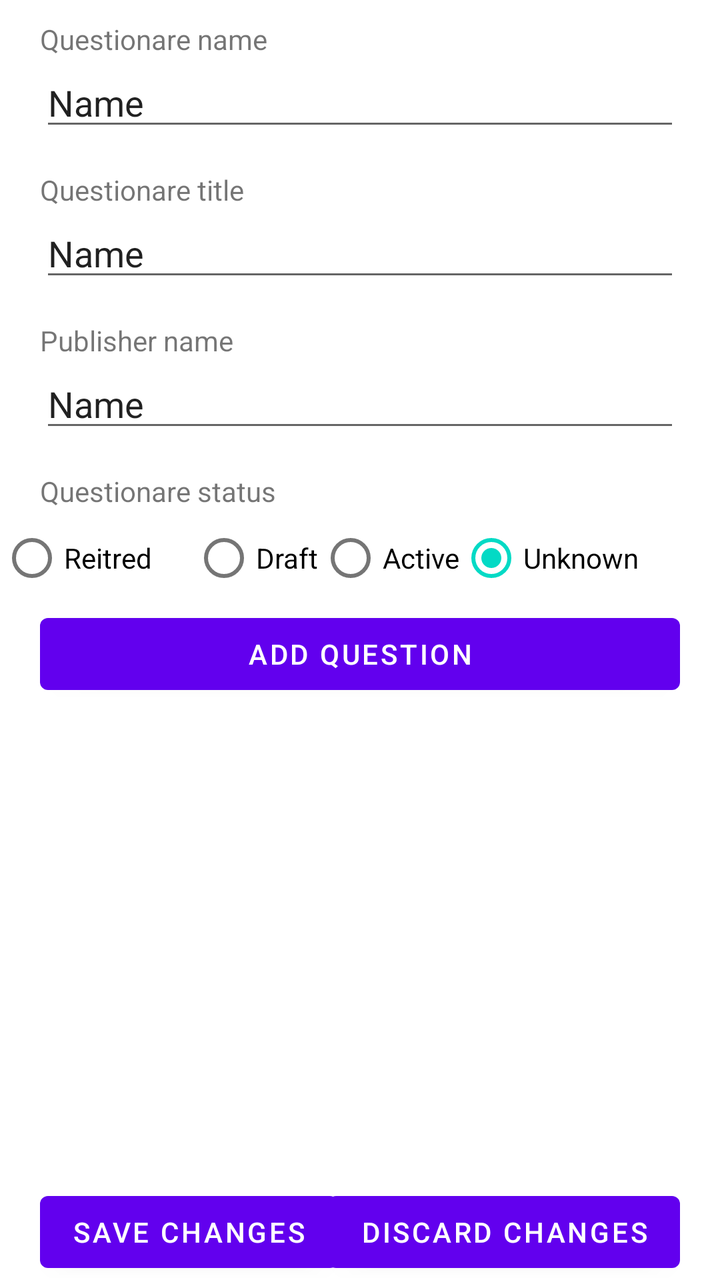
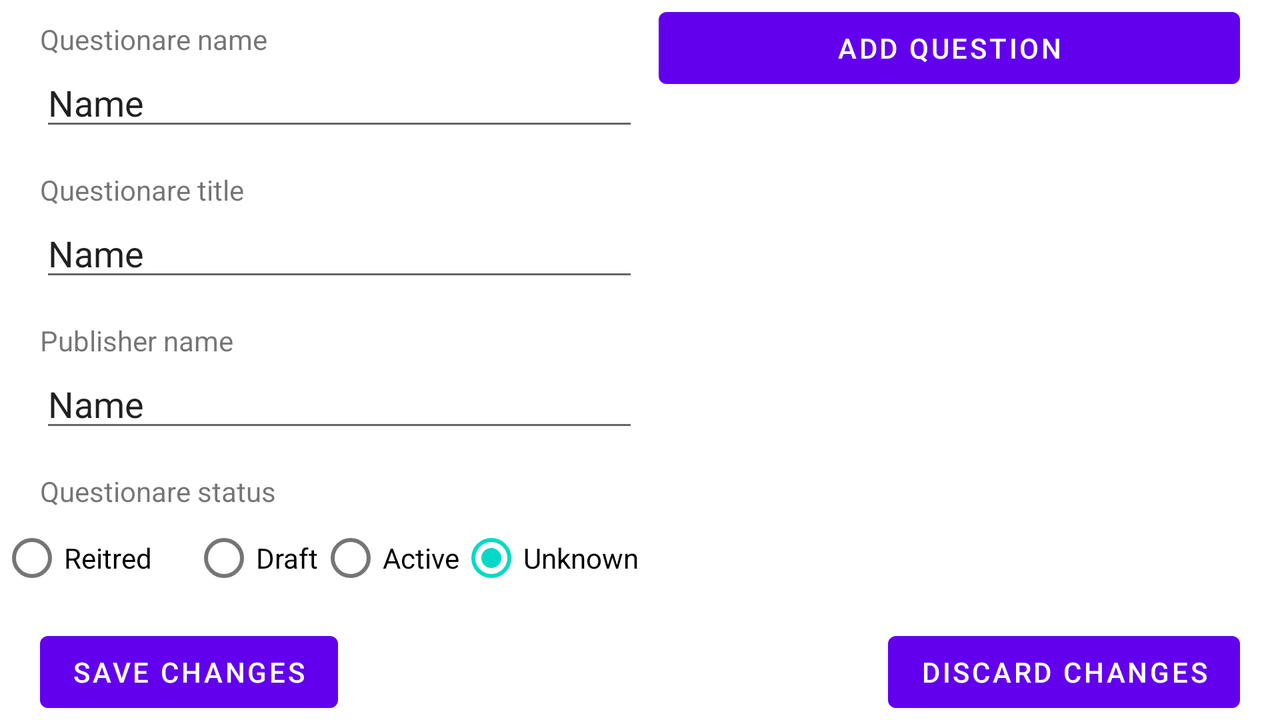

First picture: res/layout/ on a phone held upright. Second picture: the repository's own variant of that layout, on a device whose configuration matches the variant's folder. Source for both follows.
<!-- AndroidManifest.xml: application theme Theme.Questionare -->
<!-- res/layout/edit_add_questionare.xml -->
<?xml version="1.0" encoding="utf-8"?>
<androidx.constraintlayout.widget.ConstraintLayout xmlns:android="http://schemas.android.com/apk/res/android"
    xmlns:app="http://schemas.android.com/apk/res-auto"
    xmlns:tools="http://schemas.android.com/tools"
    android:layout_width="match_parent"
    android:layout_height="match_parent">

    <EditText
        android:id="@+id/questionareNameTextBox"
        android:layout_width="0dp"
        android:layout_height="wrap_content"
        android:layout_marginStart="20dp"
        android:layout_marginLeft="20dp"
        android:layout_marginEnd="20dp"
        android:layout_marginRight="20dp"
        android:ems="10"
        android:inputType="textPersonName"
        android:text="Name"
        app:layout_constraintEnd_toEndOf="parent"
        app:layout_constraintStart_toStartOf="parent"
        app:layout_constraintTop_toBottomOf="@+id/textView" />

    <TextView
        android:id="@+id/textView"
        android:layout_width="wrap_content"
        android:layout_height="wrap_content"
        android:layout_marginTop="10dp"
        android:text="Questionare name"
        app:layout_constraintStart_toStartOf="@+id/questionareNameTextBox"
        app:layout_constraintTop_toTopOf="parent" />

    <TextView
        android:id="@+id/textView2"
        android:layout_width="wrap_content"
        android:layout_height="wrap_content"
        android:layout_marginTop="15dp"
        android:text="Questionare title"
        app:layout_constraintStart_toStartOf="@+id/questionareTitleTextBox"
        app:layout_constraintTop_toBottomOf="@+id/questionareNameTextBox" />

    <EditText
        android:id="@+id/questionareTitleTextBox"
        android:layout_width="0dp"
        android:layout_height="wrap_content"
        android:layout_marginStart="20dp"
        android:layout_marginLeft="20dp"
        android:layout_marginEnd="20dp"
        android:layout_marginRight="20dp"
        android:ems="10"
        android:inputType="textPersonName"
        android:text="Name"
        app:layout_constraintEnd_toEndOf="parent"
        app:layout_constraintStart_toStartOf="parent"
        app:layout_constraintTop_toBottomOf="@+id/textView2" />

    <EditText
        android:id="@+id/questionarePublisherNameTextBox"
        android:layout_width="0dp"
        android:layout_height="wrap_content"
        android:layout_marginStart="20dp"
        android:layout_marginLeft="20dp"
        android:layout_marginEnd="20dp"
        android:layout_marginRight="20dp"
        android:ems="10"
        android:inputType="textPersonName"
        android:text="Name"
        app:layout_constraintEnd_toEndOf="parent"
        app:layout_constraintStart_toStartOf="parent"
        app:layout_constraintTop_toBottomOf="@+id/textView3" />

    <TextView
        android:id="@+id/textView3"
        android:layout_width="wrap_content"
        android:layout_height="wrap_content"
        android:layout_marginTop="15dp"
        android:text="Publisher name"
        app:layout_constraintStart_toStartOf="@+id/questionarePublisherNameTextBox"
        app:layout_constraintTop_toBottomOf="@+id/questionareTitleTextBox" />

    <RadioGroup
        android:id="@+id/radioGroup"
        android:layout_width="0dp"
        android:layout_height="wrap_content"
        android:orientation="horizontal"
        app:layout_constraintEnd_toEndOf="parent"
        app:layout_constraintStart_toStartOf="parent"
        app:layout_constraintTop_toBottomOf="@+id/textView4">

        <RadioButton
            android:id="@+id/radioButtonStatusRetired"
            android:layout_width="wrap_content"
            android:layout_height="wrap_content"
            android:text="Reitred"
            app:layout_constraintStart_toEndOf="@+id/radioButtonStatusActive"
            app:layout_constraintTop_toBottomOf="@+id/textView4" />

        <RadioButton
            android:id="@+id/radioButtonStatusDraft"
            android:layout_width="wrap_content"
            android:layout_height="wrap_content"
            android:layout_marginStart="20dp"
            android:layout_marginLeft="20dp"
            android:text="Draft"
            app:layout_constraintStart_toStartOf="parent"
            app:layout_constraintTop_toBottomOf="@+id/textView4" />

        <RadioButton
            android:id="@+id/radioButtonStatusActive"
            android:layout_width="wrap_content"
            android:layout_height="wrap_content"
            android:text="Active"
            app:layout_constraintStart_toEndOf="@+id/radioButtonStatusDraft"
            app:layout_constraintTop_toBottomOf="@+id/textView4" />

        <RadioButton
            android:id="@+id/radioButtonStatusUnknown"
            android:layout_width="wrap_content"
            android:layout_height="wrap_content"
            android:checked="true"
            android:text="Unknown"
            app:layout_constraintStart_toEndOf="@+id/radioButtonStatusRetired"
            app:layout_constraintTop_toBottomOf="@+id/textView4" />
    </RadioGroup>
    <TextView
        android:id="@+id/textView4"
        android:layout_width="wrap_content"
        android:layout_height="wrap_content"
        android:layout_marginStart="20dp"
        android:layout_marginLeft="20dp"
        android:layout_marginTop="15dp"
        android:text="Questionare status"
        app:layout_constraintStart_toStartOf="parent"
        app:layout_constraintTop_toBottomOf="@+id/questionarePublisherNameTextBox" />

    <Button
        android:id="@+id/buttonAddQuestion"
        android:layout_width="match_parent"
        android:layout_height="wrap_content"
        android:layout_marginStart="20dp"
        android:layout_marginLeft="20dp"
        android:layout_marginEnd="20dp"
        android:layout_marginRight="20dp"
        android:text="Add Question"
        app:layout_constraintEnd_toEndOf="parent"
        app:layout_constraintStart_toStartOf="parent"
        app:layout_constraintTop_toBottomOf="@+id/radioGroup" />

    <androidx.recyclerview.widget.RecyclerView
        android:id="@+id/questionsRecycleView"
        android:layout_width="0dp"
        android:layout_height="0dp"
        android:layout_marginStart="20dp"
        android:layout_marginLeft="20dp"
        android:layout_marginEnd="20dp"
        android:layout_marginRight="20dp"
        app:layout_constraintBottom_toTopOf="@+id/buttonSaveChanges"
        app:layout_constraintEnd_toEndOf="parent"
        app:layout_constraintStart_toStartOf="parent"
        app:layout_constraintTop_toBottomOf="@+id/buttonAddQuestion" />

    <Button
        android:id="@+id/buttonSaveChanges"
        android:layout_width="0dp"
        android:layout_height="wrap_content"
        android:layout_marginStart="20dp"
        android:layout_marginLeft="20dp"
        android:text="Save changes"
        app:layout_constraintBottom_toBottomOf="parent"
        app:layout_constraintStart_toStartOf="parent" />

    <Button
        android:id="@+id/buttonDiscardChanges"
        android:layout_width="wrap_content"
        android:layout_height="wrap_content"
        android:layout_marginEnd="20dp"
        android:layout_marginRight="20dp"
        android:text="Discard changes"
        app:layout_constraintBottom_toBottomOf="parent"
        app:layout_constraintEnd_toEndOf="parent" />

</androidx.constraintlayout.widget.ConstraintLayout>
<!-- resources referenced by this layout -->
<resources>
  <style name="Theme.Questionare" parent="Theme.MaterialComponents.DayNight.DarkActionBar">
          
          <item name="colorPrimary">@color/purple_500</item>
          <item name="colorPrimaryVariant">@color/purple_700</item>
          <item name="colorOnPrimary">@color/white</item>
          
          <item name="colorSecondary">@color/teal_200</item>
          <item name="colorSecondaryVariant">@color/teal_700</item>
          <item name="colorOnSecondary">@color/black</item>
          
          <item name="android:statusBarColor" tools:targetApi="l">?attr/colorPrimaryVariant</item>
          
      </style>
</resources>
<!-- res/layout-land/edit_add_questionare.xml (the repository's variant of the layout above) -->
<!-- drawn on the phone turned sideways -->
<?xml version="1.0" encoding="utf-8"?>
<androidx.constraintlayout.widget.ConstraintLayout xmlns:android="http://schemas.android.com/apk/res/android"
    xmlns:app="http://schemas.android.com/apk/res-auto"
    xmlns:tools="http://schemas.android.com/tools"
    android:layout_width="match_parent"
    android:layout_height="match_parent">

    <EditText
        android:id="@+id/questionareNameTextBox"
        android:layout_width="0dp"
        android:layout_height="wrap_content"
        android:layout_marginStart="20dp"
        android:layout_marginLeft="20dp"
        android:ems="10"
        android:inputType="textPersonName"
        android:text="Name"
        app:layout_constraintEnd_toEndOf="@+id/radioGroup"
        app:layout_constraintStart_toStartOf="parent"
        app:layout_constraintTop_toBottomOf="@+id/textView" />

    <TextView
        android:id="@+id/textView"
        android:layout_width="wrap_content"
        android:layout_height="wrap_content"
        android:layout_marginTop="10dp"
        android:text="Questionare name"
        app:layout_constraintStart_toStartOf="@+id/questionareNameTextBox"
        app:layout_constraintTop_toTopOf="parent" />

    <TextView
        android:id="@+id/textView2"
        android:layout_width="wrap_content"
        android:layout_height="wrap_content"
        android:layout_marginTop="15dp"
        android:text="Questionare title"
        app:layout_constraintStart_toStartOf="@+id/questionareTitleTextBox"
        app:layout_constraintTop_toBottomOf="@+id/questionareNameTextBox" />

    <EditText
        android:id="@+id/questionareTitleTextBox"
        android:layout_width="0dp"
        android:layout_height="wrap_content"
        android:layout_marginStart="20dp"
        android:layout_marginLeft="20dp"
        android:ems="10"
        android:inputType="textPersonName"
        android:text="Name"
        app:layout_constraintEnd_toEndOf="@+id/radioGroup"
        app:layout_constraintStart_toStartOf="parent"
        app:layout_constraintTop_toBottomOf="@+id/textView2" />

    <EditText
        android:id="@+id/questionarePublisherNameTextBox"
        android:layout_width="0dp"
        android:layout_height="wrap_content"
        android:layout_marginStart="20dp"
        android:layout_marginLeft="20dp"
        android:ems="10"
        android:inputType="textPersonName"
        android:text="Name"
        app:layout_constraintEnd_toEndOf="@+id/radioGroup"
        app:layout_constraintStart_toStartOf="parent"
        app:layout_constraintTop_toBottomOf="@+id/textView3" />

    <TextView
        android:id="@+id/textView3"
        android:layout_width="wrap_content"
        android:layout_height="wrap_content"
        android:layout_marginTop="15dp"
        android:text="Publisher name"
        app:layout_constraintStart_toStartOf="@+id/questionarePublisherNameTextBox"
        app:layout_constraintTop_toBottomOf="@+id/questionareTitleTextBox" />

    <RadioGroup
        android:id="@+id/radioGroup"
        android:layout_width="0dp"
        android:layout_height="wrap_content"
        android:orientation="horizontal"
        app:layout_constraintStart_toStartOf="parent"
        app:layout_constraintTop_toBottomOf="@+id/textView4">

        <RadioButton
            android:id="@+id/radioButtonStatusRetired"
            android:layout_width="wrap_content"
            android:layout_height="wrap_content"
            android:text="Reitred"
            app:layout_constraintStart_toEndOf="@+id/radioButtonStatusActive"
            app:layout_constraintTop_toBottomOf="@+id/textView4" />

        <RadioButton
            android:id="@+id/radioButtonStatusDraft"
            android:layout_width="wrap_content"
            android:layout_height="wrap_content"
            android:layout_marginStart="20dp"
            android:layout_marginLeft="20dp"
            android:text="Draft"
            app:layout_constraintStart_toStartOf="parent"
            app:layout_constraintTop_toBottomOf="@+id/textView4" />

        <RadioButton
            android:id="@+id/radioButtonStatusActive"
            android:layout_width="wrap_content"
            android:layout_height="wrap_content"
            android:text="Active"
            app:layout_constraintStart_toEndOf="@+id/radioButtonStatusDraft"
            app:layout_constraintTop_toBottomOf="@+id/textView4" />

        <RadioButton
            android:id="@+id/radioButtonStatusUnknown"
            android:layout_width="wrap_content"
            android:layout_height="wrap_content"
            android:checked="true"
            android:text="Unknown"
            app:layout_constraintStart_toEndOf="@+id/radioButtonStatusRetired"
            app:layout_constraintTop_toBottomOf="@+id/textView4" />
    </RadioGroup>
    <TextView
        android:id="@+id/textView4"
        android:layout_width="wrap_content"
        android:layout_height="wrap_content"
        android:layout_marginStart="20dp"
        android:layout_marginLeft="20dp"
        android:layout_marginTop="15dp"
        android:text="Questionare status"
        app:layout_constraintStart_toStartOf="parent"
        app:layout_constraintTop_toBottomOf="@+id/questionarePublisherNameTextBox" />

    <Button
        android:id="@+id/buttonAddQuestion"
        android:layout_width="0dp"
        android:layout_height="wrap_content"
        android:layout_marginStart="10dp"
        android:layout_marginLeft="10dp"
        android:layout_marginEnd="20dp"
        android:layout_marginRight="20dp"
        android:text="Add Question"
        app:layout_constraintEnd_toEndOf="parent"
        app:layout_constraintStart_toEndOf="@+id/questionareNameTextBox"
        app:layout_constraintTop_toTopOf="parent" />

    <androidx.recyclerview.widget.RecyclerView
        android:id="@+id/questionsRecycleView"
        android:layout_width="0dp"
        android:layout_height="0dp"
        android:layout_marginEnd="20dp"
        android:layout_marginRight="20dp"
        app:layout_constraintBottom_toTopOf="@+id/buttonSaveChanges"
        app:layout_constraintEnd_toEndOf="parent"
        app:layout_constraintStart_toStartOf="@+id/buttonAddQuestion"
        app:layout_constraintTop_toBottomOf="@+id/buttonAddQuestion" />

    <Button
        android:id="@+id/buttonSaveChanges"
        android:layout_width="0dp"
        android:layout_height="wrap_content"
        android:layout_marginStart="20dp"
        android:layout_marginLeft="20dp"
        android:text="Save changes"
        app:layout_constraintBottom_toBottomOf="parent"
        app:layout_constraintStart_toStartOf="parent" />

    <Button
        android:id="@+id/buttonDiscardChanges"
        android:layout_width="wrap_content"
        android:layout_height="wrap_content"
        android:layout_marginEnd="20dp"
        android:layout_marginRight="20dp"
        android:text="Discard changes"
        app:layout_constraintBottom_toBottomOf="parent"
        app:layout_constraintEnd_toEndOf="parent" />

</androidx.constraintlayout.widget.ConstraintLayout>
